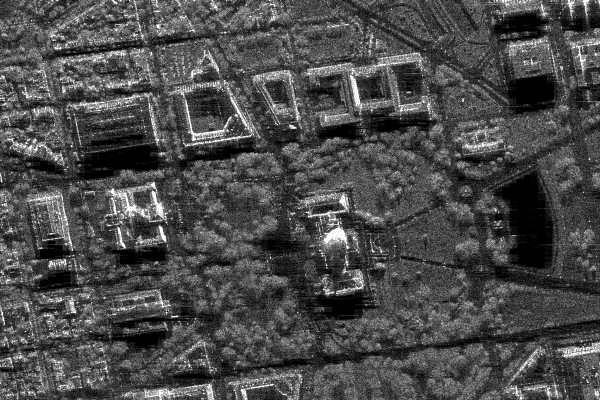
#> input picture 1_Intro_Color_models/Practice_1/sar_1_gray.jpg, 600 x 400 px
$ python Task_1.py
#> lines starting #> are read from the running program, lines starting #| are printed output that depends on the picture; after the words box and inside, x2 and y2 are one past the last pixel; in counts of white or black regions, pixels touching at a corner belong together
import numpy as np
import cv2
import matplotlib.pyplot as plt
from skimage.metrics import mean_squared_error, structural_similarity as ssim

# 1. загрузка изображения
image_path = 'sar_1_gray.jpg'
img_gray = cv2.imread(image_path, cv2.IMREAD_GRAYSCALE)
#> img_gray is the input picture: shape (400, 600); min 0, max 255, mean 74.9

if img_gray is None:
    raise FileNotFoundError(f"Изображение {image_path} не найдено!")

print("1. Image is loaded.")

# 2. гистограмма
fig = plt.figure(figsize=(18, 14))
fig.set_constrained_layout_pads(w_pad=0.5, h_pad=0.5, hspace=0.3, wspace=0.3)

plt.subplot(3, 3, 1)
plt.imshow(img_gray, cmap='gray')
plt.title('Исходное изображение')
plt.axis('off')

histSize = 256
histRange = (0, 256)
b_hist = cv2.calcHist([img_gray], [0], None, [histSize], histRange)
#> b_hist = 256 values, max 3786 at index 1, min 40 at index 251, mean 937.5
plt.subplot(3, 3, 2)
plt.plot(b_hist, color='black')
plt.title('Гистограмма')

print("2. Gustogram is built.")

# 3. гамма-коррекция
def gamma_correction(image, gamma):
#> called with gamma = 0.5
    image_normalized = image.astype(np.float32) / 255.0
    corrected = np.power(image_normalized, gamma)
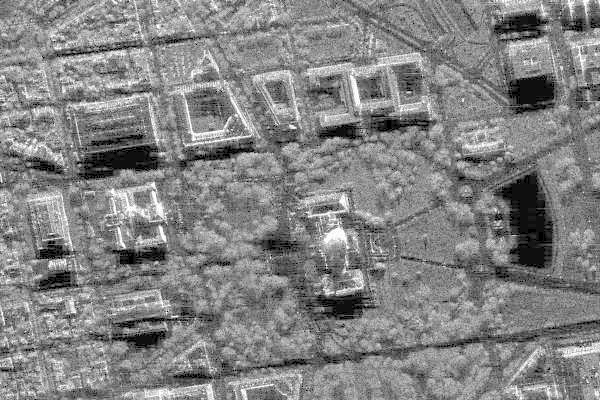
#> corrected: shape (400, 600) float32; min 0, max 1, mean 0.514
    return np.uint8(corrected * 255)

gamma_low = 0.5
gamma_static = 1.0
gamma_high = 2.0

img_gamma_low = gamma_correction(img_gray, gamma_low)
img_gamma_static = gamma_correction(img_gray, gamma_static)
img_gamma_high = gamma_correction(img_gray, gamma_high)
#> call 3 of gamma_correction, with gamma = 2
#> in gamma_correction (call 3), `corrected = np.power(image_normalized, gamma)`:
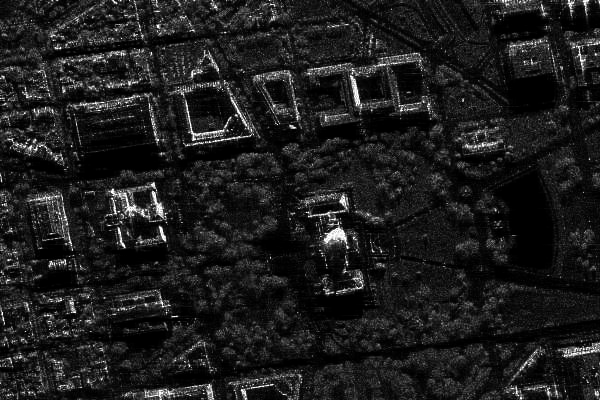
#> corrected: shape (400, 600) float32; min 0, max 1, mean 0.116

plt.subplot(3, 3, 4)
plt.imshow(img_gamma_low, cmap='gray')
plt.title(f'Гамма-коррекция (γ = {gamma_low})')
plt.axis('off')

plt.subplot(3, 3, 5)
plt.imshow(img_gamma_static, cmap='gray')
plt.title(f'Гамма-коррекция (γ = {gamma_static})')
plt.axis('off')

plt.subplot(3, 3, 6)
plt.imshow(img_gamma_high, cmap='gray')
plt.title(f'Гамма-коррекция (γ = {gamma_high})')
plt.axis('off')

print(f"3. gamma-correction: <{gamma_low}, {gamma_static}, {gamma_high}>.")

# 4. сравнение по MSE и SSIM
def compare_images(img1, img2, title):
#> called with title = 'Исходное и γ = 0.5'
    mse_val = mean_squared_error(img1, img2)
#> mse_val = 3250.4
    ssim_val = ssim(img1, img2, data_range=255)
#> ssim_val = 0.788
    print(f"{title} — MSE: {mse_val:.2f}, SSIM: {ssim_val:.4f}")
#| Исходное и γ = 0.5 — MSE: 3250.43, SSIM: 0.7875
    return mse_val, ssim_val

compare_images(img_gray, img_gamma_low, "Исходное и γ = 0.5")
compare_images(img_gray, img_gamma_high, "Исходное и γ = 2.0")
#| Исходное и γ = 2.0 — MSE: 2383.76, SSIM: 0.5270

print("4. Compare is done.")

# 5. статическая светокоррекция
eq_gray = cv2.equalizeHist(img_gray)
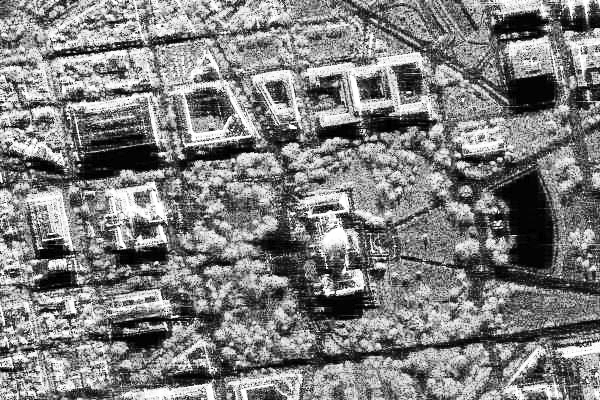
#> eq_gray: shape (400, 600); min 0, max 255, mean 127

plt.subplot(3, 3, 3)
plt.imshow(eq_gray, cmap='gray')
plt.title('Статическая цветокоррекция')
plt.axis('off')

compare_images(img_gray, eq_gray, "Исходное и поcле цветокоррекции")
#| Исходное и поcле цветокоррекции — MSE: 4021.80, SSIM: 0.6991

print("5. Static color-correction is done.")

# 6. пороговая фильтрация
thresholds = [50, 127, 200]

print ("6.")

for i, thresh in enumerate(thresholds):
    _, img_thresh = cv2.threshold(img_gray, thresh, 255, cv2.THRESH_BINARY)
    plt.subplot(3, 3, 7 + i)
    plt.imshow(img_thresh, cmap='gray')
    plt.title(f'Порог = {thresh}')
    plt.axis('off')
    print(f"Filtration with thresh {thresh} is done.")
#> this loop made 3 passes
#> pass 1, `_, img_thresh = cv2.threshold(img_gray, thresh, 255, cv2.THRESH_BINARY)`:
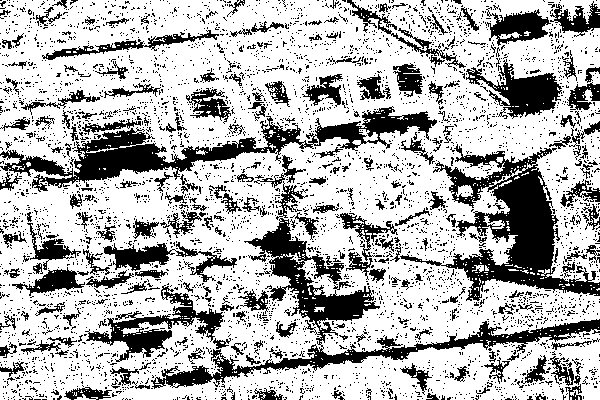
#> img_thresh: shape (400, 600); 70.5% white; 4371 black regions (4132 under 20 px), largest, box (x1, y1, x2, y2) and area: (151, 218, 600, 389) 9418, (400, 144, 600, 301) 9322, (0, 106, 437, 192) 8317
#> pass 3, `_, img_thresh = cv2.threshold(img_gray, thresh, 255, cv2.THRESH_BINARY)`:
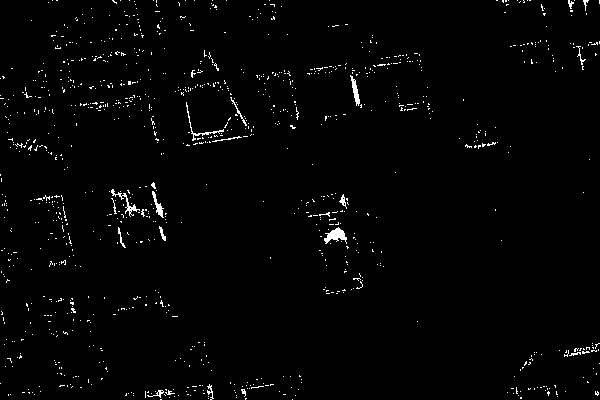
#> img_thresh: shape (400, 600); 1.6% white in thin lines or dots

print("All done!")

output_path = "result.png"
plt.savefig(output_path, dpi=300, bbox_inches='tight', pad_inches=0.8) # сохраняем результаты в .png (для более смотрибельного результата)
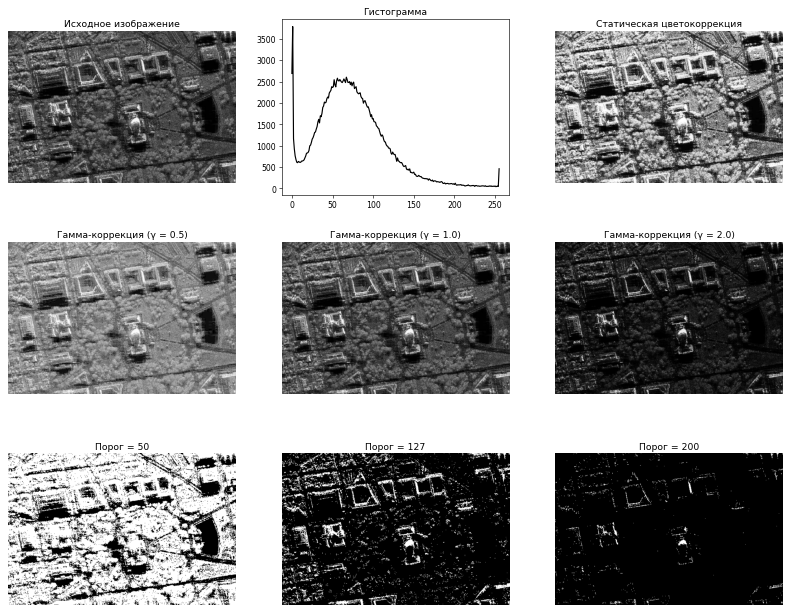
#> figure drawn by matplotlib, 9 panels; panel 2: curve peaks at x = 1, y = 3786
plt.tight_layout()
plt.show() # текст накладывается (не придумал, как фиксить, лучше смотреть в result.png)
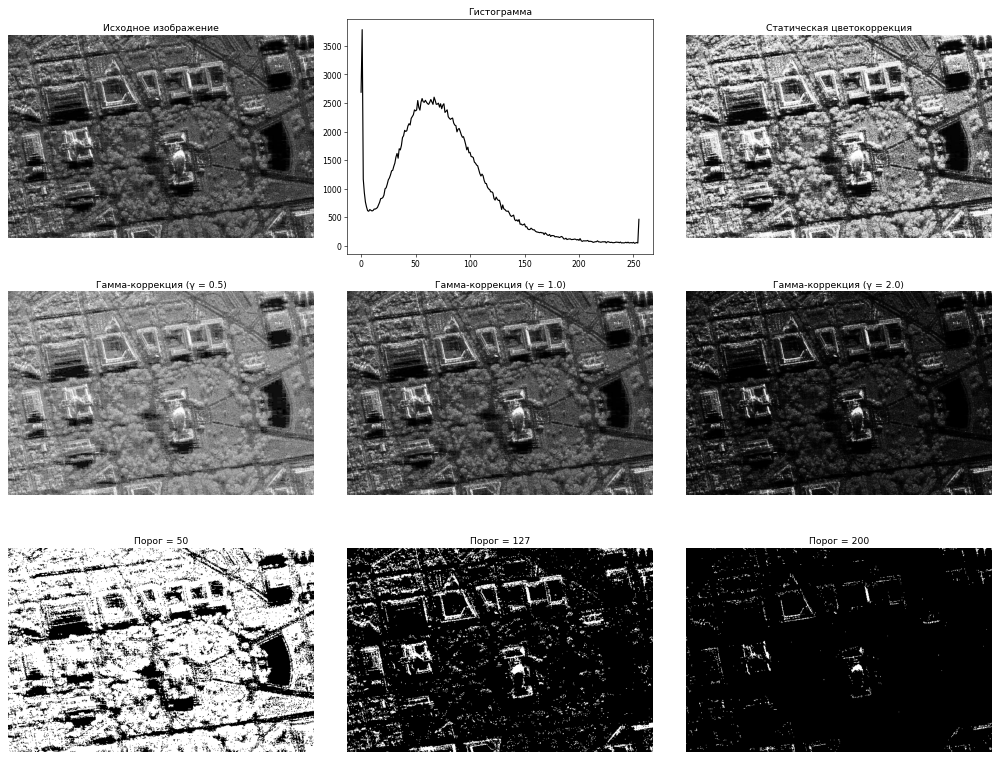
#> figure drawn by matplotlib, 9 panels; panel 2: curve peaks at x = 1, y = 3786

$ run again, with 1_Intro_Color_models/Practice_1/sar_2_color.jpg copied over 1_Intro_Color_models/Practice_1/sar_1_gray.jpg
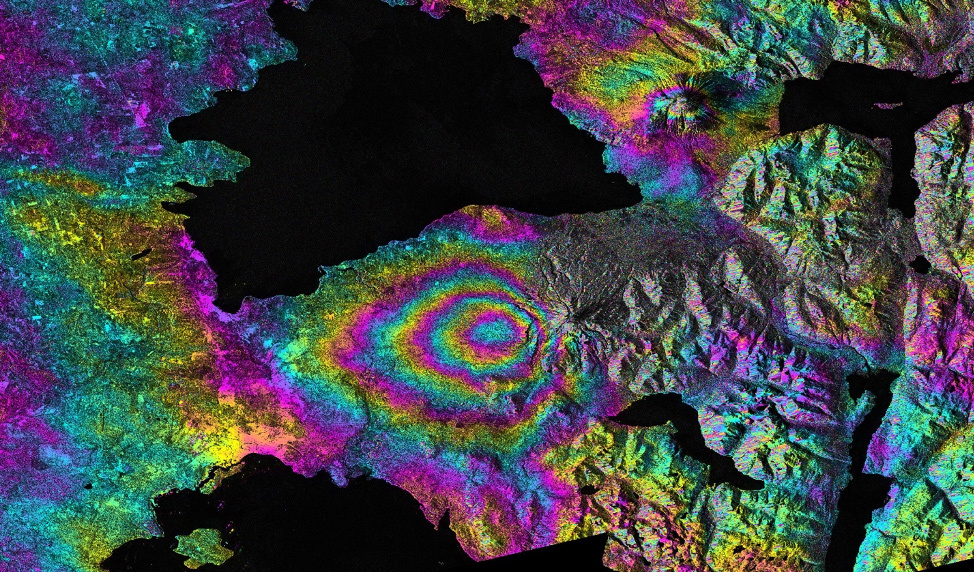
#> input picture 1_Intro_Color_models/Practice_1/sar_2_color.jpg, 974 x 572 px
#> b_hist = 256 values, max 16230 at index 5, min 0 at index 233, mean 2176.3
#> mse_val = 2720.6
#> ssim_val = 0.702
#| Исходное и γ = 0.5 — MSE: 2720.58, SSIM: 0.7017
#| Исходное и γ = 2.0 — MSE: 2028.45, SSIM: 0.4940
#> `eq_gray = cv2.equalizeHist(img_gray)`:
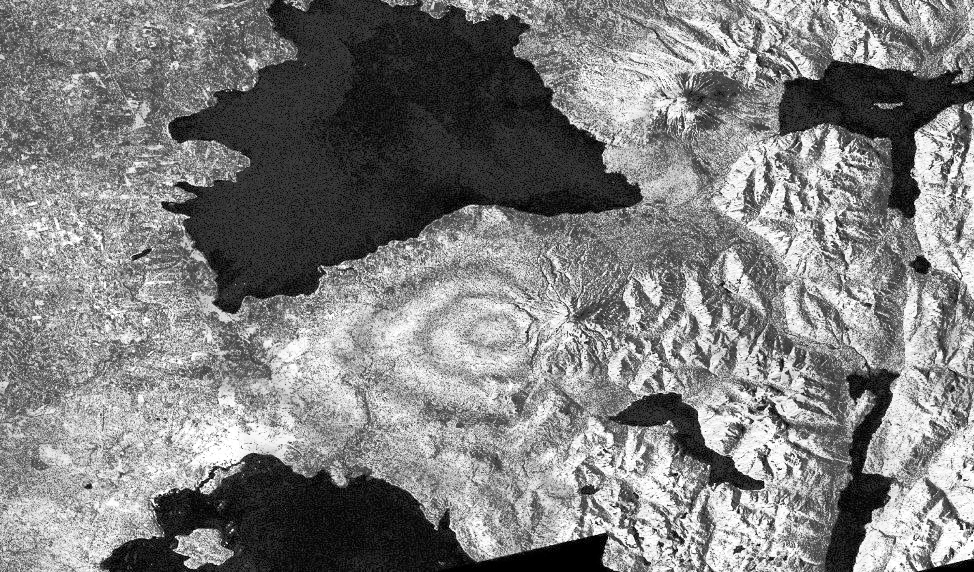
#> eq_gray: shape (572, 974); min 0, max 255, mean 127.4
#| Исходное и поcле цветокоррекции — MSE: 4252.84, SSIM: 0.6398
#> the loop `for i, thresh in enumerate(thresholds):` made 3 passes
#> pass 3, `_, img_thresh = cv2.threshold(img_gray, thresh, 255, cv2.THRESH_BINARY)`:
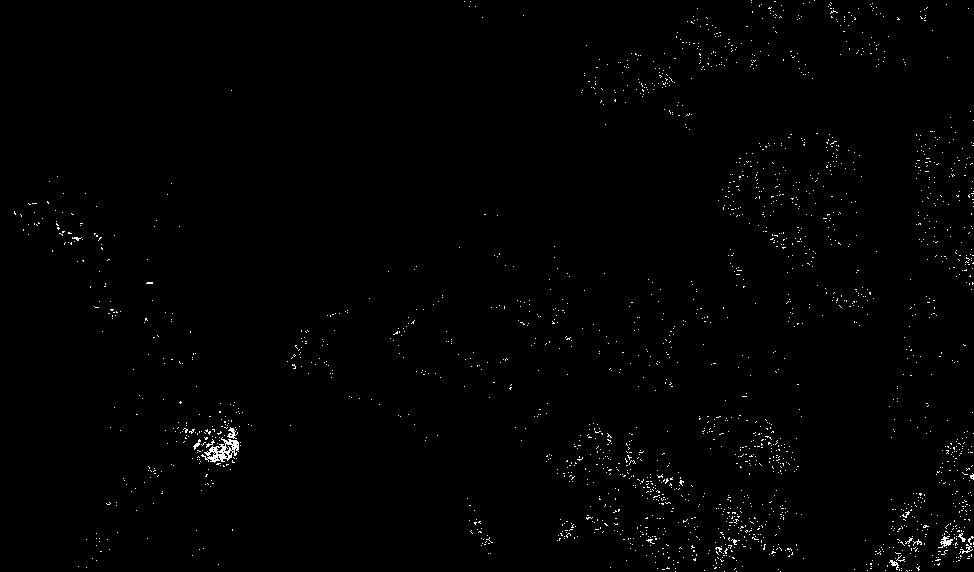
#> img_thresh: shape (572, 974); 0.8% white in thin lines or dots
